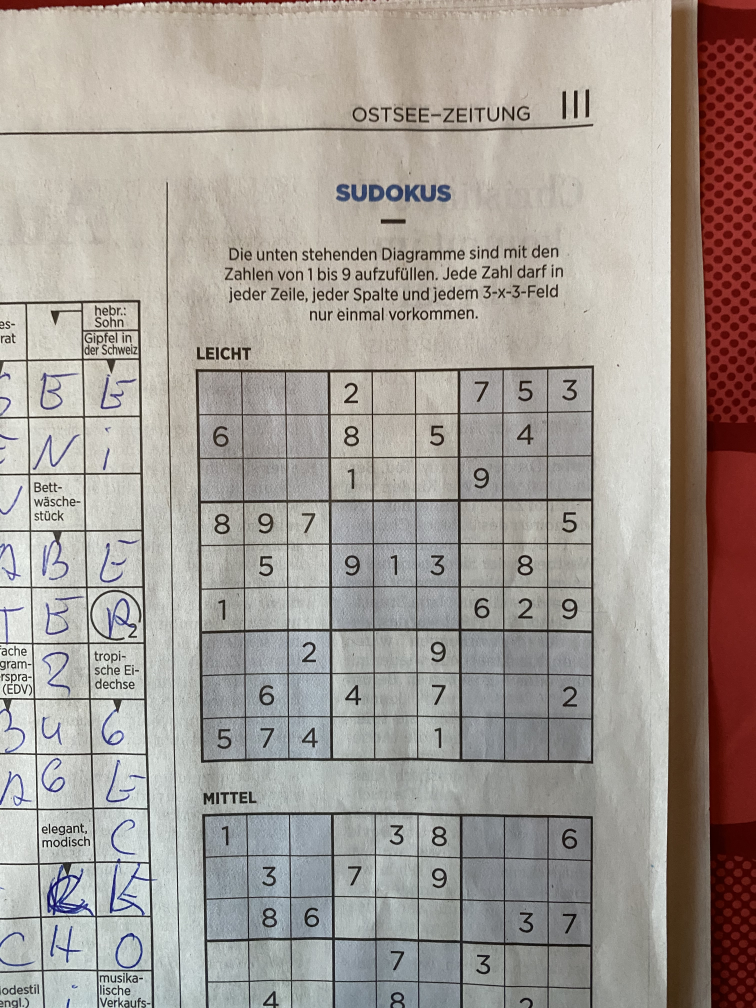
#> input picture backend/test_files/test1.jpg, 3024 x 4032 px (shown at 1/4 size)
$ python -i predict.py   (imports and definitions only)
#> lines starting #> are read from the running program, lines starting #| are printed output that depends on the picture
### backend/image_manipulation.py
import cv2
import numpy as np

# [10 lines left out: function prepare_image, not called in this run]

def identify_edges(image):
    return cv2.Canny(image, 75, 100)

def findContours(image):
    return cv2.findContours(image.copy(), cv2.RETR_TREE, cv2.CHAIN_APPROX_SIMPLE)

# [29 lines left out: function output_sudoku_solution, not called in this run]

### backend/predict.py
import numpy as np
import cv2
from backend import image_manipulation as im

def is_empty_square(image):
    edges = cv2.Canny(image, 75, 100)
    contours, hierarchy = im.findContours(edges)
    if len(contours) <= 10: # in case the square has no number, then findContour will return a lot of noise
        for c in contours:
            x, y, w, h = cv2.boundingRect(c)
            contour_area = w * h
            image_area = image.shape[0] * image.shape[1]
            ratio = contour_area * 100 / image_area
            if ratio >= 5 and ratio <= 75:
                return False
    return True

def predict_number(small_square, model):

    # this is necessary because an empty square can produce false predictions
    if is_empty_square(small_square):
        return [0]

    target_dimension = 128 # the model was trained with 128x128 images

    # if the input-image is bigger than 128x128,
    # then extract area of interest from the center of the image.
    if (small_square.shape[0] >= target_dimension) or (small_square.shape[1] >= target_dimension):
        original_dimension = small_square.shape[0]
        buffer = original_dimension - target_dimension
        buffer = 0.15 * buffer

        center_x = small_square.shape[0] // 2
        center_y = small_square.shape[1] // 2

        small_square = small_square[int(center_x - (target_dimension+buffer)//2):int(center_x + (target_dimension+buffer)//2), int(center_y - (target_dimension+buffer)//2):int(center_y + (target_dimension+buffer)//2)]

    # resize image to 128x128
    prediction_data = cv2.resize(small_square, (target_dimension,target_dimension), interpolation=cv2.INTER_AREA)
    prediction_data = prediction_data.reshape(1, target_dimension, target_dimension, 1)

    input_details = model.get_input_details()
    output_details = model.get_output_details()

    input_data = np.array(prediction_data, dtype=np.float32)
    model.set_tensor(input_details[0]['index'], input_data)

    model.invoke()

    prediction = model.get_tensor(output_details[0]['index'])

    prediction = np.argmax(prediction, axis=-1)
    return prediction

>>> import cv2
>>> picture = cv2.imread('test_files/test1.jpg')
#> picture is the input picture: shape (4032, 3024, 3); mean B, G, R 149.8, 156.1, 163.8
>>> result = is_empty_square(picture)
#> in is_empty_square, `edges = cv2.Canny(image, 75, 100)`:
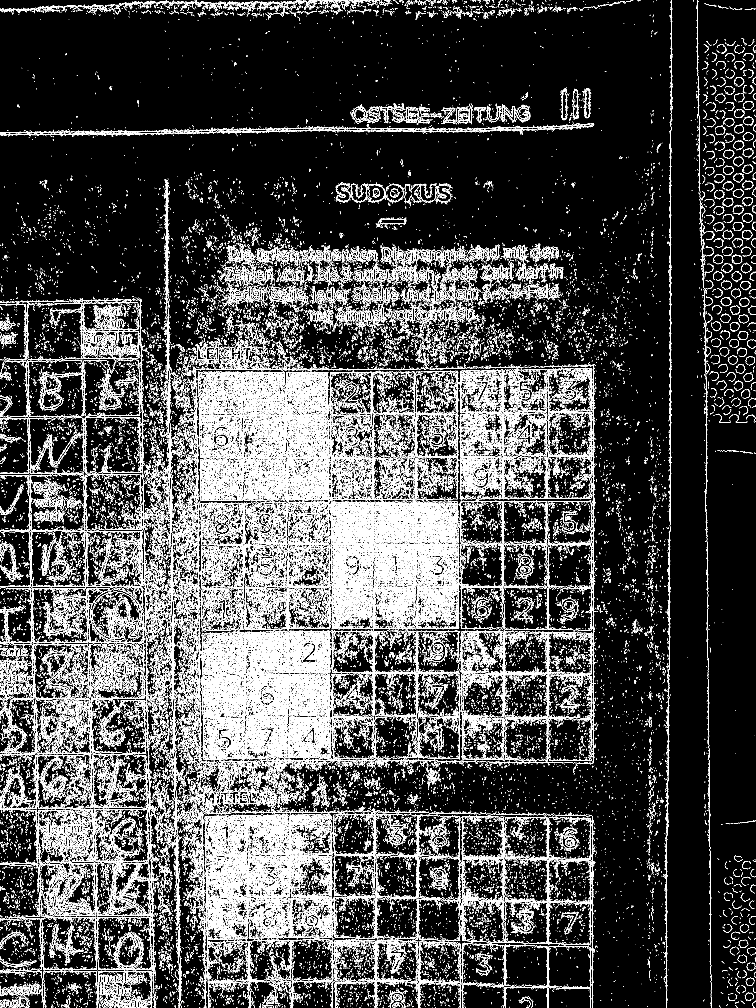
#> edges: shape (4032, 3024) (shown at 1/4 size); 9.8% white in thin lines or dots
#> in is_empty_square, `contours, hierarchy = im.findContours(edges)`: contours = 102454 contours
#> result = True

$ run again, on backend/test_files/test10.jpg
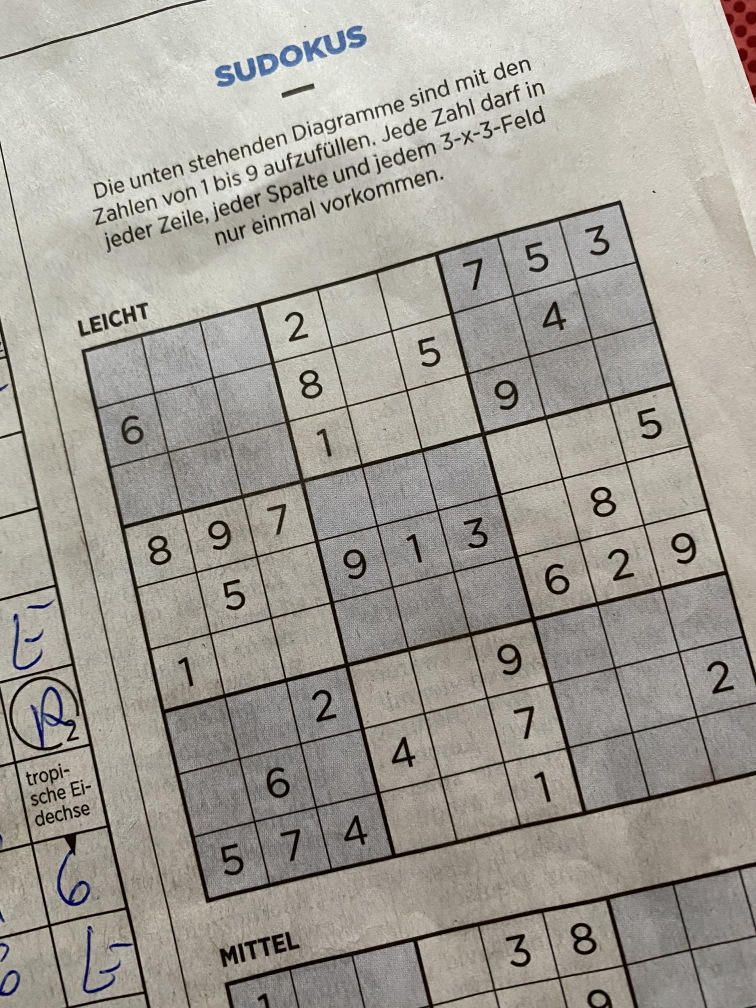
#> input picture backend/test_files/test10.jpg, 3024 x 4032 px (shown at 1/4 size)
#> picture is the input picture: shape (4032, 3024, 3); mean B, G, R 149.4, 157.5, 161.3
#> in is_empty_square, `edges = cv2.Canny(image, 75, 100)`:
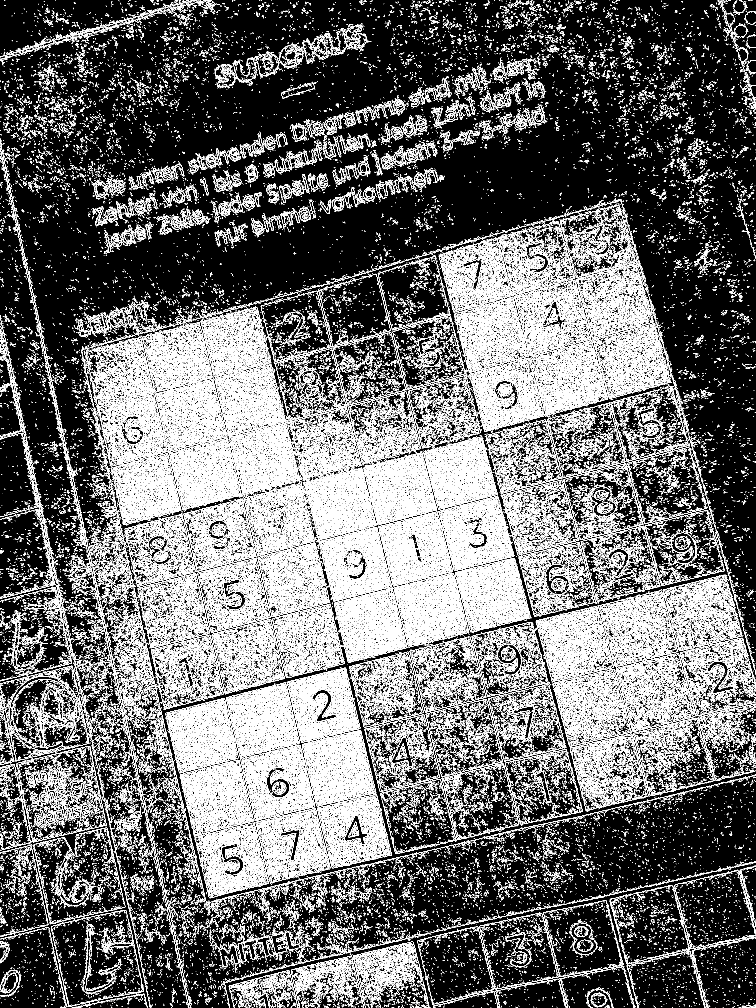
#> edges: shape (4032, 3024) (shown at 1/4 size); 14.3% white in thin lines or dots
#> contours = 129178 contours
#> result = True

$ run again, on backend/test_files/test11.jpg
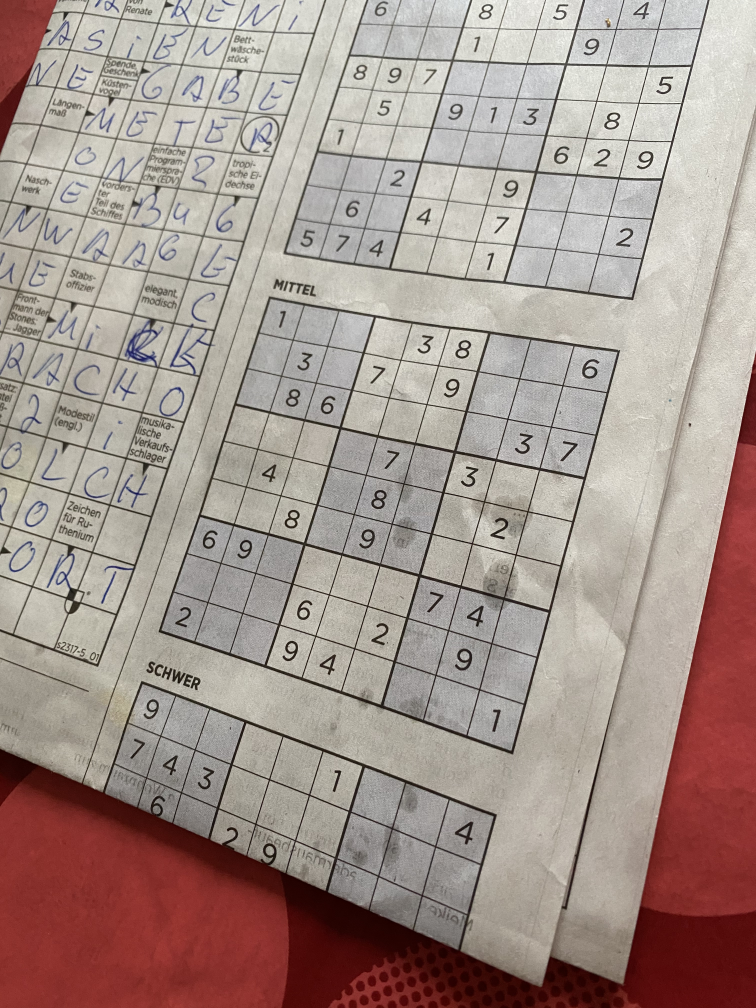
#> input picture backend/test_files/test11.jpg, 3024 x 4032 px (shown at 1/4 size)
#> picture is the input picture: shape (4032, 3024, 3); mean B, G, R 142.3, 149.2, 165.7
#> in is_empty_square, `edges = cv2.Canny(image, 75, 100)`:
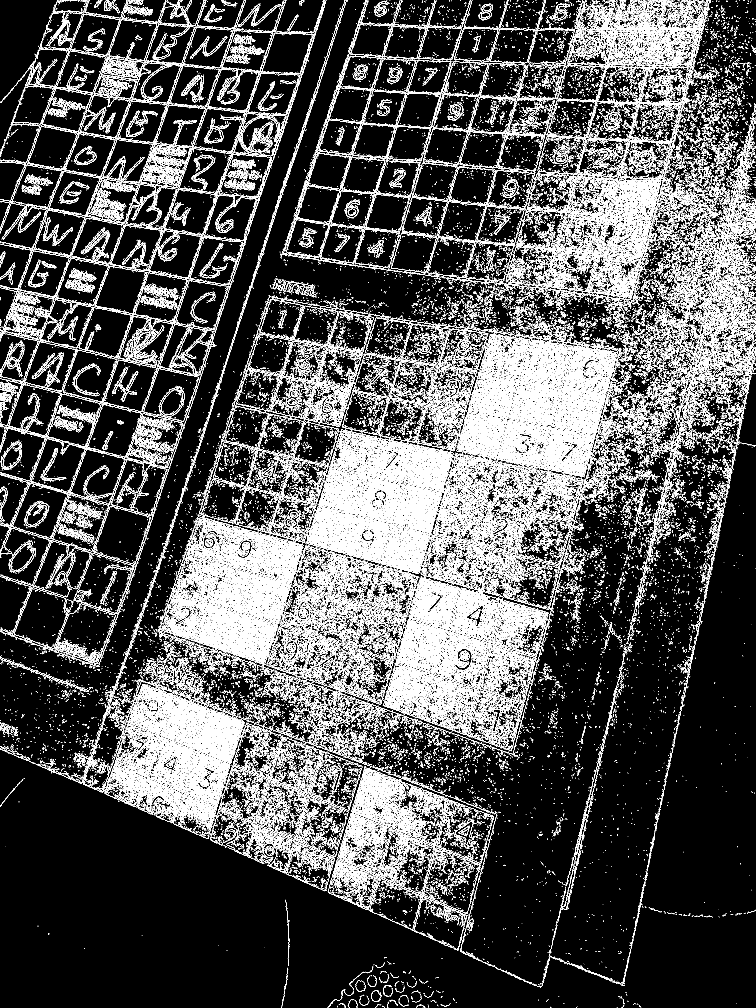
#> edges: shape (4032, 3024) (shown at 1/4 size); 11.3% white in thin lines or dots
#> contours = 106521 contours
#> result = True

$ run again, on backend/test_files/test12.jpg
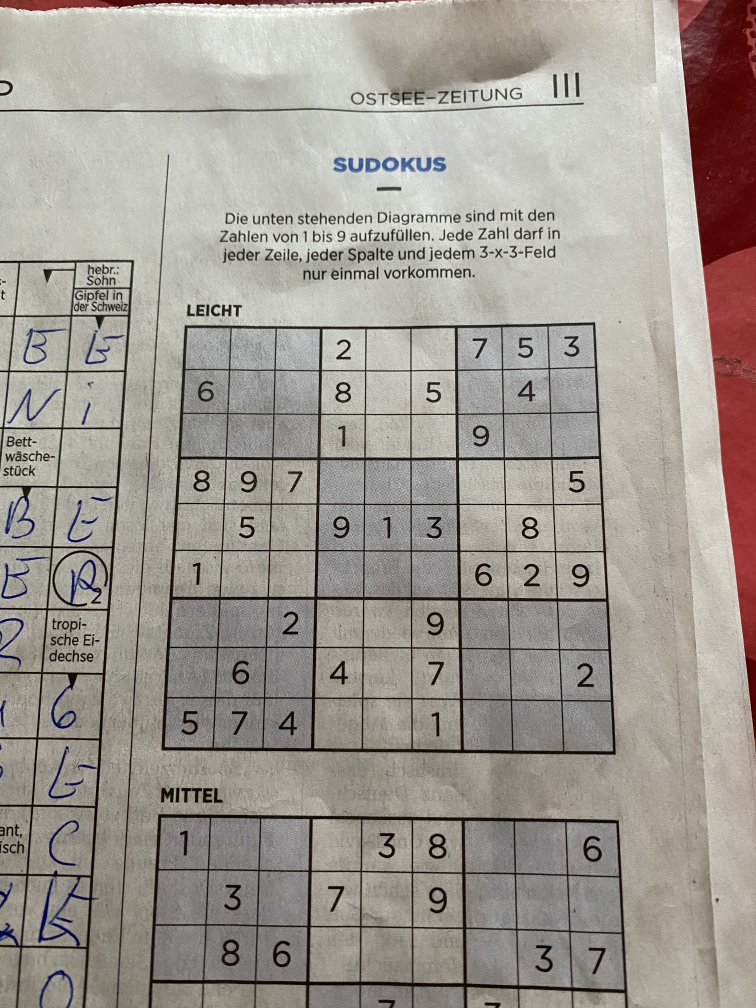
#> input picture backend/test_files/test12.jpg, 3024 x 4032 px (shown at 1/4 size)
#> picture is the input picture: shape (4032, 3024, 3); mean B, G, R 146.3, 153.1, 159
#> in is_empty_square, `edges = cv2.Canny(image, 75, 100)`:
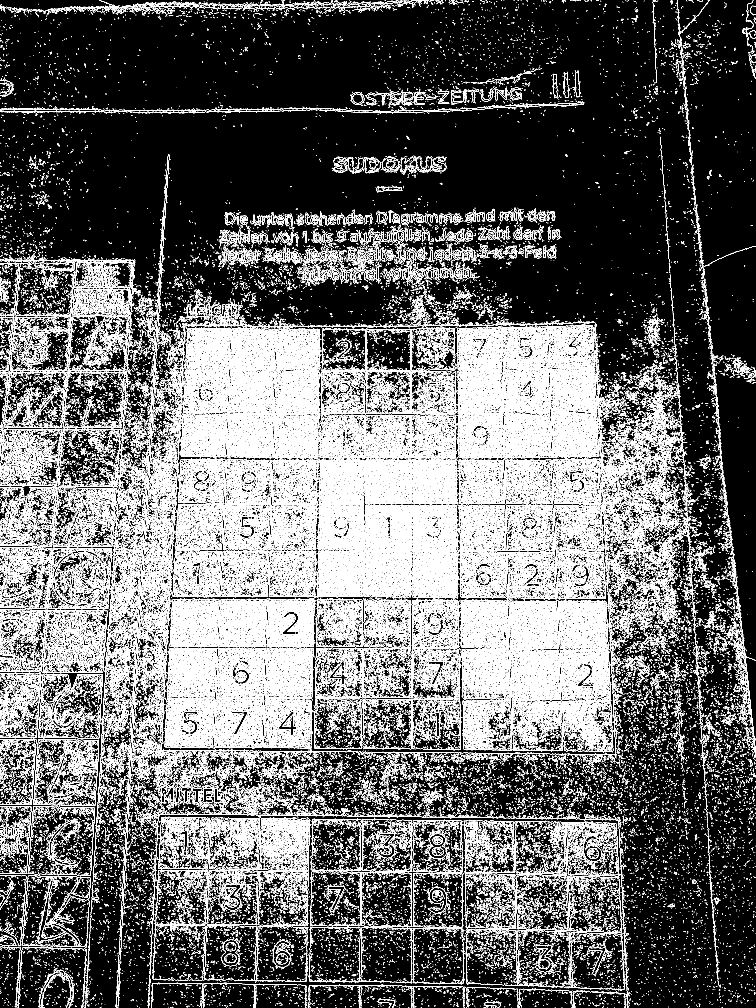
#> edges: shape (4032, 3024) (shown at 1/4 size); 14.1% white in thin lines or dots
#> contours = 130232 contours
#> result = True
